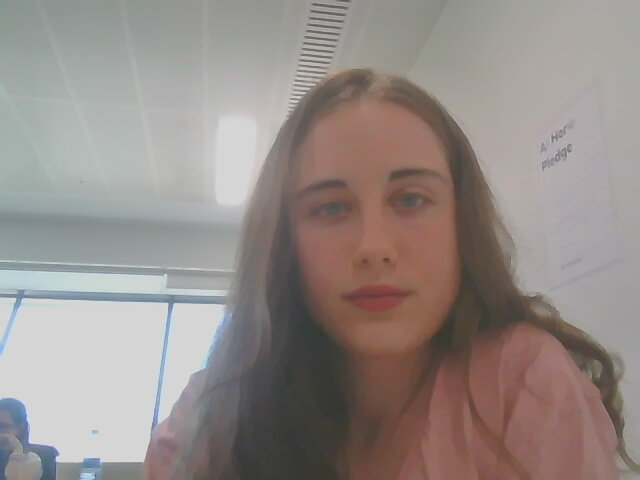
#> input picture eva.jpg, 640 x 480 px
$ jupyter execute --allow-errors 'hard-cascade + cnn.ipynb'   (shell and % lines are left out)
#> lines starting #> are read from the running program, lines starting #| are printed output that depends on the picture; after the words box and inside, x2 and y2 are one past the last pixel; in counts of white or black regions, pixels touching at a corner belong together
[cell 1]
import cv2
import numpy as np
import pickle
import matplotlib.pyplot as plt
import time

[cell 2]
def showImg(img, title = ''):
    plt.figure(figsize = (10,10));
    plt.title(title)
    plt.imshow(cv2.cvtColor(img,cv2.COLOR_BGR2RGB))

def showGrayScaleImg(img, title = ''):
    plt.figure(figsize = (10,10));
    plt.title(title)
    plt.imshow(img, cmap='gray')

all_contours = -1
green = (0,255,0)
thickness = 2

#> (a cell that did not finish here is left out)

[cell 4]
image_template = cv2.imread('eva.jpg')
#> image_template is the input picture: shape (480, 640, 3); mean B, G, R 136, 139.7, 148.8

[cell 5]
img = cv2.resize(image_template, (450,450))
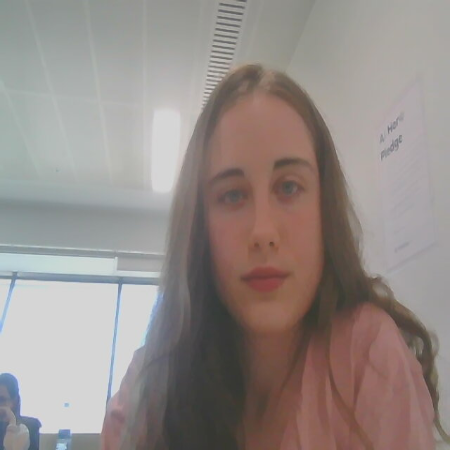
#> img: shape (450, 450, 3); mean B, G, R 135.9, 139.6, 148.7
#img = np.resize(img, (450,450,3))
im2arr = np.array(img)
im2arr1 = im2arr.reshape(1,450,450,3)

#> (a cell that did not finish here is left out)

[cell 7]
cap = cv2.VideoCapture(0)
face_classifier = cv2.CascadeClassifier('haarcascade_frontalface_default.xml')
i=0
while True:

    # Get webcam images
    ret, frame = cap.read()
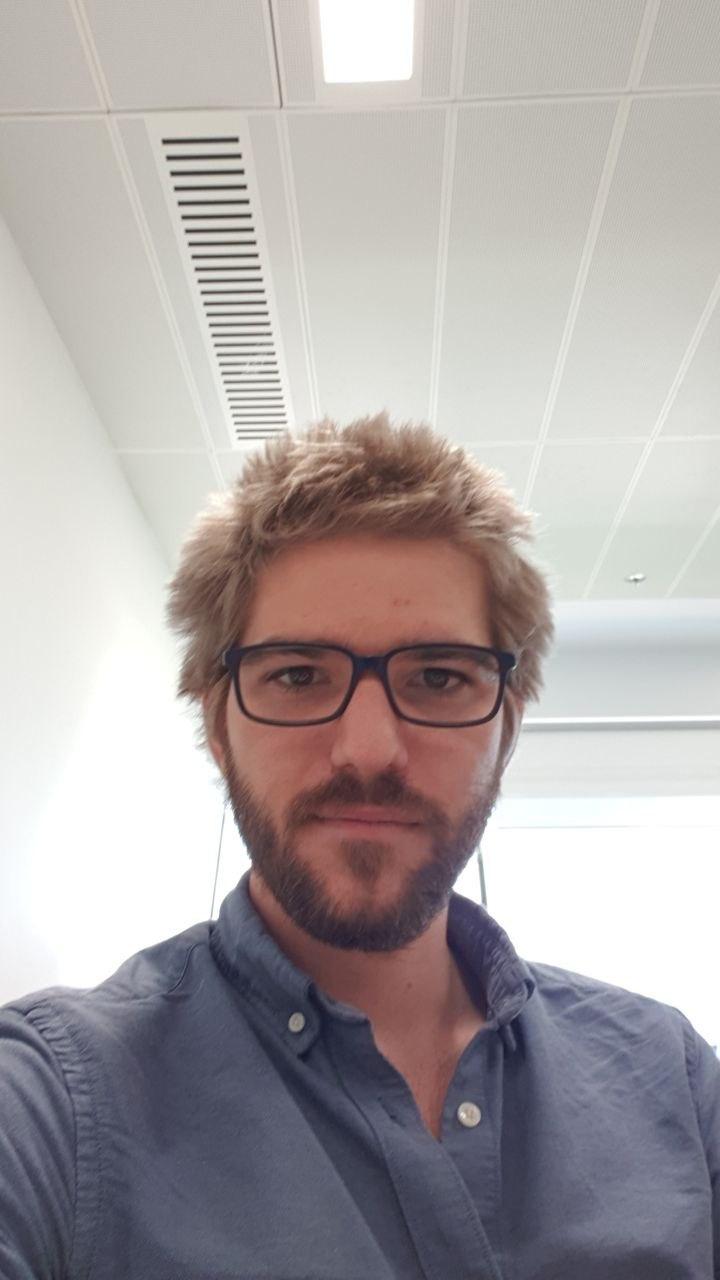
#> input picture edgar.jpeg, 720 x 1280 px, given in place of the camera
#> frame is the input picture: shape (1280, 720, 3); mean B, G, R 164.8, 164.6, 171.3

    height, width = frame.shape[:2]
#> height = 1280; width = 720

    top_left_x = width // 3
#> top_left_x = 240
    top_left_y = (height // 2) + (height // 4)
#> top_left_y = 960
    bottom_right_x = (width // 3) * 2
#> bottom_right_x = 480
    bottom_right_y = (height // 2) - (height // 4)
#> bottom_right_y = 320

    faces = face_classifier.detectMultiScale(frame, 1.3, 5)
#> faces = [[178, 535, 368, 368]]
    #print(faces)

    for (x,y,w,h) in faces:


        magin = 100
        top_left_x = x-magin
        top_left_y = y-magin
        bottom_right_x = x+w+magin
        bottom_right_y = y+w+magin


        cropped = frame[top_left_y:bottom_right_y, top_left_x:bottom_right_x]
        i+=1
        cv2.imwrite('savedia3/random/004'+str(i)+'.jpeg',cropped)
        time.sleep(0.005)
        cv2.rectangle(frame, (x,y),(x+w,y+w), (127,0,255), 2)
        print(i)

        try:
            #color_eva= cv2.cvtColor(cropped,cv2.COLOR_BGR2RGB)

            img = cv2.resize(cropped, (450,450))
            #img = np.resize(img, (450,450,3))
            im2arr = np.array(img)
            im2arr1 = im2arr.reshape(1,450,450,3)


            time.sleep(0.05)
            predictions = model.predict(im2arr1)
            predictions = predictions[0][0]
            #print(predictions)
            text = str(predictions)
            if predictions < 0.1:
                text = "Eva"
            elif predictions > 0.9:
                text = "Edgar"
            else:
                text = "patata"

            text_pred = str(predictions)
            cv2.putText(frame,text,(30,70), cv2.FONT_HERSHEY_COMPLEX, 0.6 ,(255,255,255), 3)
            cv2.putText(frame,text_pred,(30,110), cv2.FONT_HERSHEY_COMPLEX, 0.6,(255,255,255), 6)

        except Exception as e:
            print(str(e))
#> this loop made 1 pass
#> (x, y, w, h, magin, top_left_x, top_left_y, bottom_right_x) on pass 1: (178, 535, 368, 368, 100, 78, 435, 646)
#| 1
#| name 'model' is not defined
#> pass 1, `cropped = frame[top_left_y:bottom_right_y, top_left_x:bottom_right_x]`:
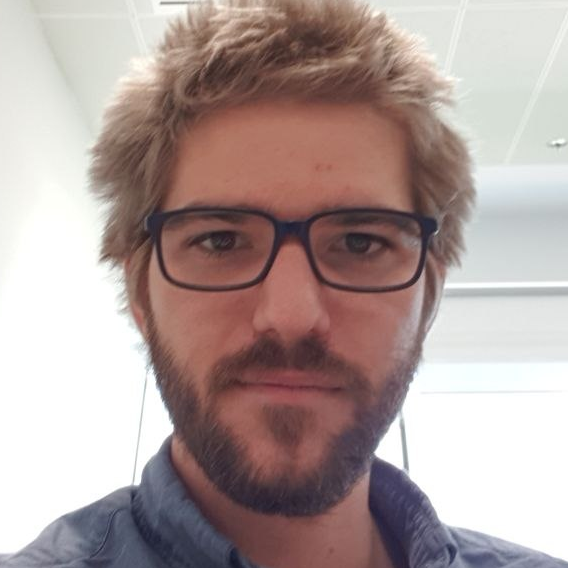
#> cropped: shape (568, 568, 3); mean B, G, R 155.5, 158.1, 175.3
#> pass 1, `img = cv2.resize(cropped, (450,450))`:
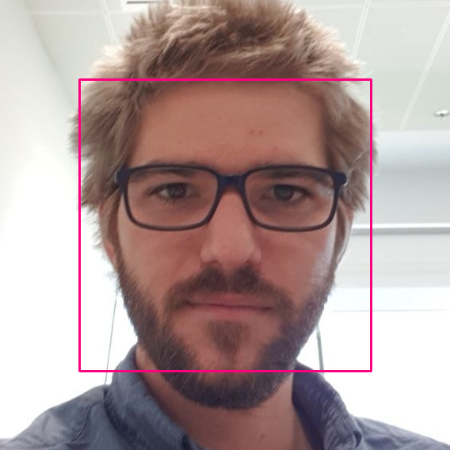
#> img: shape (450, 450, 3); mean B, G, R 154.9, 155.6, 176.2
#> after the loop:
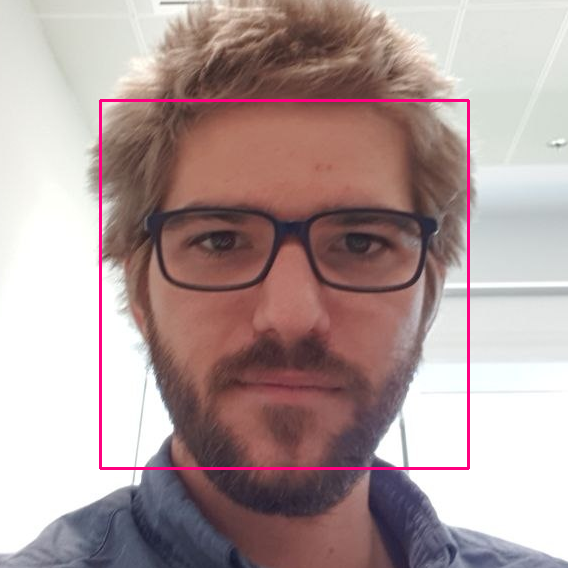
#> cropped: shape (568, 568, 3); 1.37% of pixels changed, all inside (x1, y1, x2, y2) = (99, 99, 470, 470)
#> after the loop:
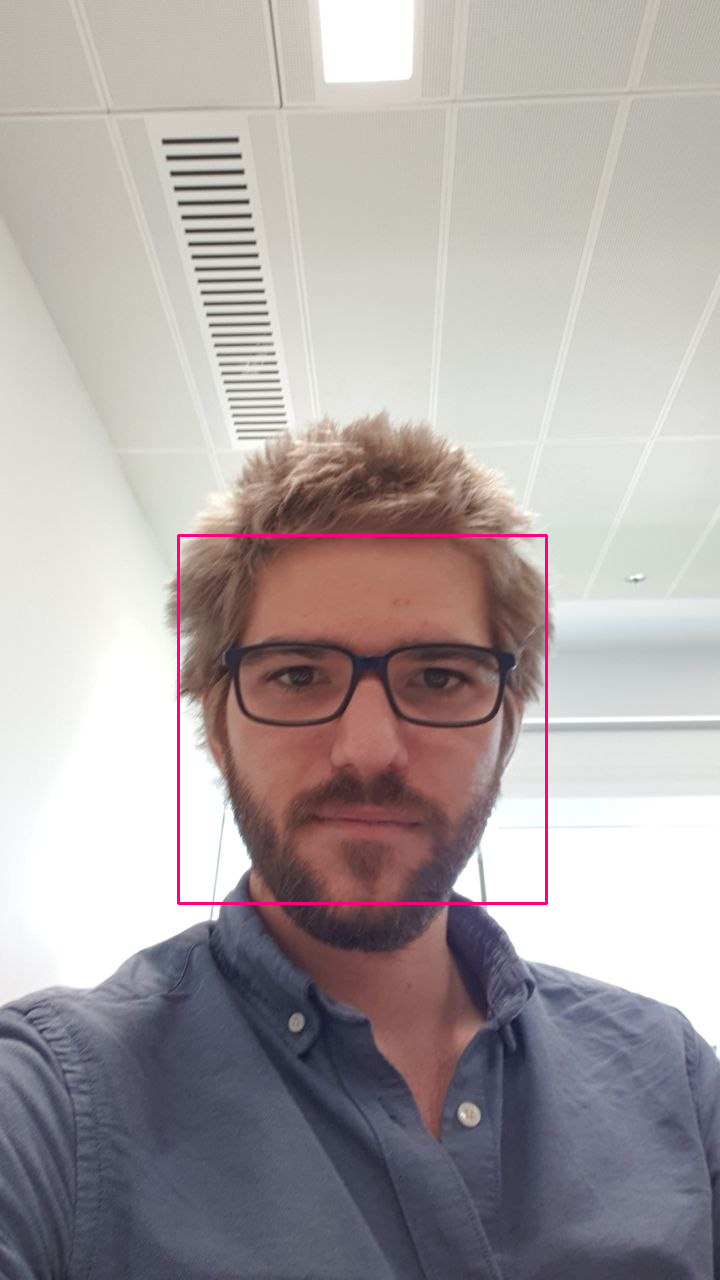
#> frame: shape (1280, 720, 3); 0.48% of pixels changed, all inside (x1, y1, x2, y2) = (177, 534, 548, 905)
#> after the loop, i = 1


    ####
    #DETECTTION CODE
    ####
    cv2.imshow('Object Detector using ORB', frame)

    if cv2.waitKey(1) == 13: #13 is the Enter Key
#> (key Esc is pressed here)
        break

cap.release()
cv2.destroyAllWindows()
cv2.waitKey(1)
#> Out = 27
